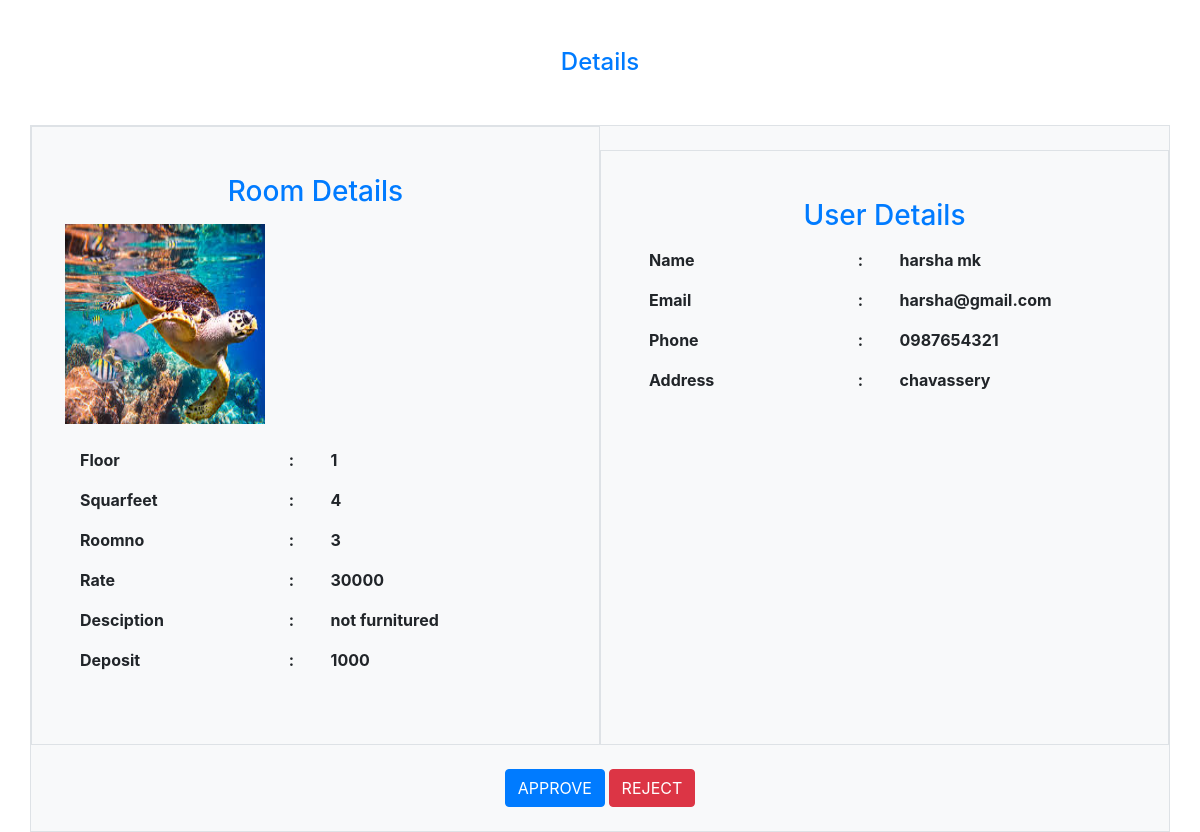
Page /admin/viewappdetails.php?id=2 on the committed database.
### tables this page shows
CREATE TABLE `request_tb` (
  `id` int(11) NOT NULL,
  `room_id` int(11) NOT NULL,
  `user_id` int(11) NOT NULL,
  `date` date NOT NULL,
  `status` varchar(50) NOT NULL,
  `pstatus` varchar(50) NOT NULL
);

CREATE TABLE `room_tb` (
  `id` int(11) NOT NULL,
  `floor` int(11) NOT NULL,
  `photo` varchar(40) NOT NULL,
  `squarfeet` int(11) NOT NULL,
  `roomno` int(11) NOT NULL,
  `rate` int(11) NOT NULL,
  `description` varchar(150) NOT NULL,
  `deposit` double NOT NULL
);

CREATE TABLE `user_tb` (
  `id` int(11) NOT NULL,
  `username` varchar(30) NOT NULL,
  `name` varchar(30) NOT NULL,
  `email` varchar(30) NOT NULL,
  `phno` varchar(15) NOT NULL,
  `password` varchar(30) NOT NULL,
  `address` varchar(50) NOT NULL,
  `status` varchar(50) NOT NULL
);

### admin/viewappdetails.php (the view, shortened to what this page needs)
<?php
include('../connection.php');
$id=$_GET['id'];
$queryy="select request_tb.id as rid,room_tb.*,user_tb.*  from request_tb inner join user_tb on request_tb.user_id=user_tb.id inner join room_tb on room_tb.id=request_tb.room_id where request_tb.id=$id and request_tb.status='reqapproved'";
$ress=mysqli_query($conn,$queryy);
$row=mysqli_fetch_array($ress);
  ?>
  <html>
<head>
        <link rel="stylesheet" href="..\bootstrap-4.6.2-dist\css\bootstrap.css">
</head>
    <body>
    <h4 class="text-primary text-center pt-5">Details</h4>
    <div class="container  font-weight-bold bg-light border mt-5">
    <div class="row">
        <div class="col-md-6 border p-5">
<form action="status.php?id=<?php echo $row['rid'];?>" method="POST">
  <h3 class="text-center text-primary">Room Details</h3>
  <div class="row pt-2">
  <img src="../images/<?php echo $row['photo'];?>" height="200" width="200">
        </div>
     <div class="row pt-4">
            <div class="col-md-5">
     <label for="">Floor</label>
            </div>
        <div class="col-md-1">:</div>
    <div class="col-md-4">
        <?php echo $row['floor'];?>
</div>
</div>
    <div class="row pt-2">
            <div class="col-md-5">
<label for="">Squarfeet</label>
</div>
             <div class="col-md-1">:</div>
    <div class="col-md-4"><?php echo $row['squarfeet'];?></td>
    </div></div>
    <div class="row pt-2">
            <div class="col-md-5">
   <label for="">Roomno</label>
        </div>
             <div class="col-md-1">:</div>
    <div class="col-md-4"><?php echo $row['roomno'];?></div></div>
    <div class="row pt-2">
            <div class="col-md-5">
               <label for="">Rate</label>
        </div>
             <div class="col-md-1">:</div>
    <div class="col-md-4"><?php echo $row['rate'];?></div></div>
    <div class="row pt-2">
            <div class="col-md-5">
               <label for="">Desciption</label>
        </div>
             <div class="col-md-1">:</div>
    <div class="col-md-4"><?php echo $row['description'];?>
    </div></div>
    <div class="row pt-2">
            <div class="col-md-5">
             <label for="">Deposit</label>
        </div>
             <div class="col-md-1">:</div>
    <div class="col-md-4"><?php echo $row['deposit'];?>
</div></div>
</div>
<div class="col-md-6 border p-5 mt-4">
        <h3 class="text-center  text-primary">User Details</h3>
        <div class="row pt-2">
            <div class="col-md-5">
               <label for="">Name</label>
        </div>
        <div class="col-md-1">:</div>
<div class="col-md-4">
        <?php echo $row['name'];?>  </div></div>
        <div class="row pt-2">
            <div class="col-md-5">
                <label for="">Email </label>
        </div>
        <div class="col-md-1">:</div>
<div class="col-md-4">
        <?php echo $row['email'];?>  </div></div>
        <div class="row pt-2">
            <div class="col-md-5">
                <label for="">Phone</label>
        </div>
        <div class="col-md-1">:</div>
<div class="col-md-4">
        <?php echo $row['phno'];?>  </div></div>
        <div class="row pt-2">
            <div class="col-md-5">
              <label for="">Address </label>
        </div>
        <div class="col-md-1">:</div>
<div class="col-md-4">
        <?php echo $row['address'];?>
</div>
</div>
</div>
</div>
<div class="row pt-4 pb-4">
        <div class="col text-center">
        <input type="submit" value="APPROVE" class="btn btn-primary" name="submit">
        <input type="submit" value="REJECT" class="btn btn-danger" name="submit">
        </div>
</div>
</div>
</html>

### rows in the picture
request_tb: room_tb.photo (picture), room_tb.floor "1", room_tb.squarfeet "4", room_tb.roomno "3", room_tb.rate "30000", room_tb.description "not furnitured", room_tb.deposit "1000", user_tb.name "harsha mk", user_tb.email "harsha@gmail.com", user_tb.phno "0987654321", user_tb.address "chavassery"
